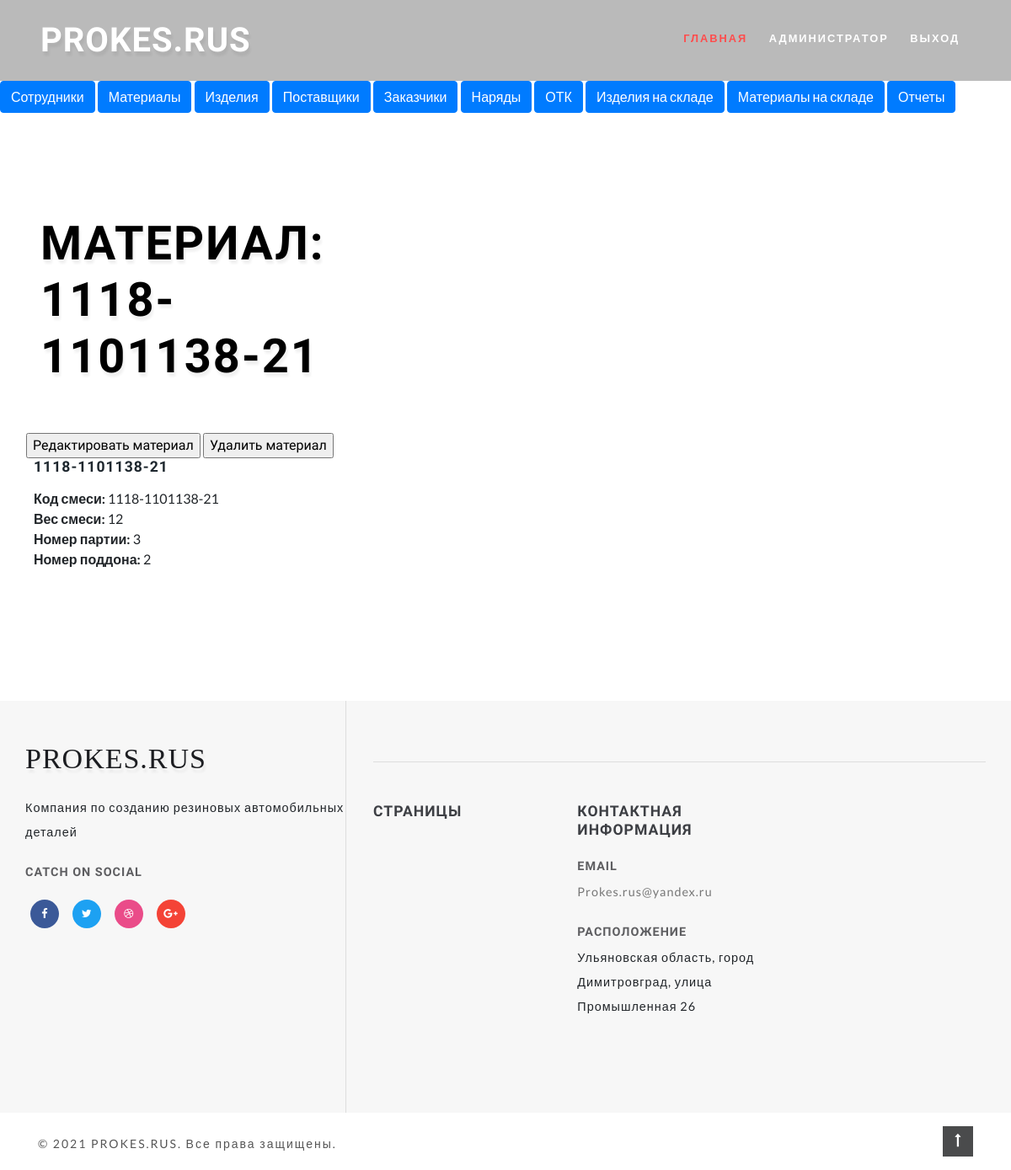
Screenshot of /material_list/1/ (signed in) with the database file from the repository.
### prokes/models.py (models this page shows, shortened)
class Materials(models.Model):
    code = models.CharField('Код смеси', max_length=120)
    weight = models.IntegerField('Вес смеси')
    batch_number = models.IntegerField('Номер партии')
    pallet_number = models.IntegerField('Номер поддона')
    class Meta:
        verbose_name = 'Материал'
        verbose_name_plural = 'Материалы'

### prokes/views.py (the view)
# urls.py: path('material_list/<int:pk>/', views.MaterialDetailView, name="material_detail"),
def MaterialDetailView(request, pk):
    material = Materials.objects.get(id=pk)
    context = {"material": material}
    return render(request, "materials/material_detail.html", context)

### templates/materials/material_detail.html (shortened to what this page needs)
{% extends 'materials/base.html' %}
{% block header_title %} Материал: {{ material.code }} {% endblock header_title %}
{% block material %}
    <div class="left-ads-display col-lg-8">
        <input type="button" onclick='location.href="update"' value="Редактировать материал">
        <input type="button" onclick='location.href="delete"' value="Удалить материал">
        <div class="row">
            <div class="desc1-right col-md-6 pl-lg-4" >
                <h3 class="editContent" style="outline: none; cursor: inherit; margin-bottom: 0px">{{ material.code }}</h3>
                <ul style="margin-top: 15px">
                    <li style="list-style: none">
                        <span><b>Код смеси: </b>{{ material.code }}</span>
                    </li>
                    <li style="list-style: none">
                        <span><b>Вес смеси: </b>{{ material.weight }}</span>
                    </li>
                    <li style="list-style: none">
                        <span><b>Номер партии: </b>{{ material.batch_number }}</span>
                    </li>
                    <li style="list-style: none">
                        <span><b>Номер поддона: </b>{{ material.pallet_number }}</span>
                    </li>
                </ul>
            </div>
        </div>
        <div class="row sub-para-w3layouts mt-5">
            <p>
            </p>
        </div>
    </div>
{% endblock material %}

### static/css/style.css (style rules this page uses)
html, body { margin: 0; font-size: 100%; background: #fff; font-family: 'Lato', sans-serif; scroll-behavior: smooth; }
input[type="button"], input[type="submit"], input[type="text"], input[type="email"], input[type="search"] { transition: 0.5s all; -webkit-transition: 0.5s all; -moz-transition: 0.5s all; -o-transition: 0.5s all; -ms-transition: 0.5s all; font-family: 'Source Sans Pro', sans-serif; }
h1, h2, h3, h4, h5, h6 { margin: 0; letter-spacing: 1px; font-weight: 600; font-family: 'Source Sans Pro', sans-serif; }
p { font-size: 0.9em; line-height: 2em; letter-spacing: 1px; }
ul { margin: 0; padding: 0; }
.desc1-right h3 { text-shadow: 0 1px 0 #ffffff; color: #1e272e; font-size: 1.1em; margin-bottom: 15px; }

### rows the page displays
Materials: code "1118-1101138-21", weight "12", batch_number "3", pallet_number "2"
